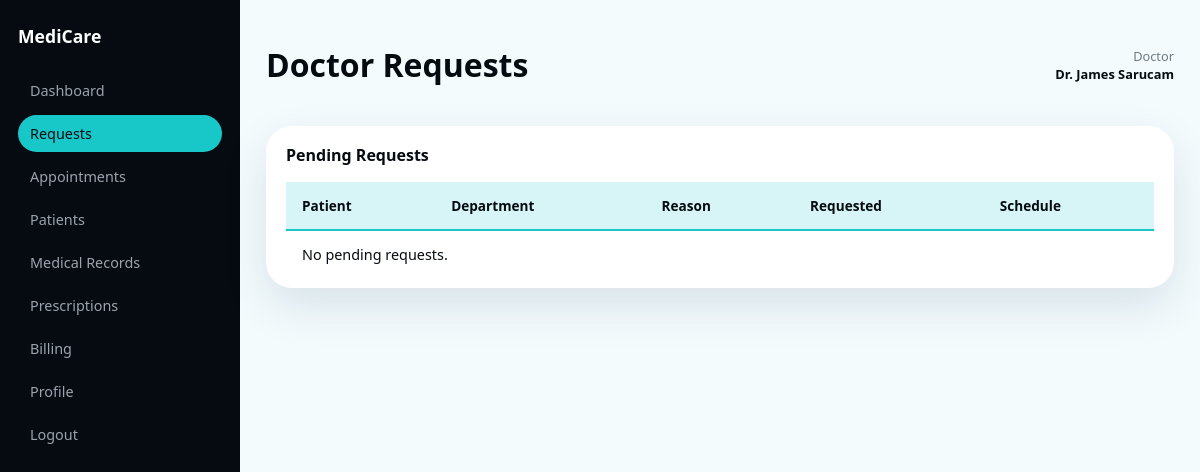
Before: /medicare-clinic/index.php?page=staff-requests (signed in) with the older database file.
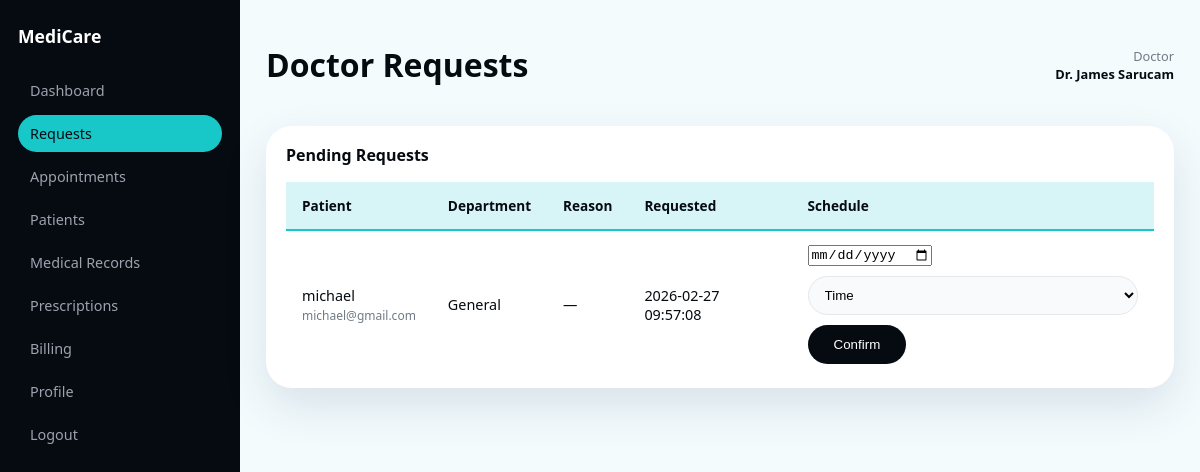
After: the same page with the newer database file.
### tables this page shows
CREATE TABLE appointment_requests (
            id INTEGER PRIMARY KEY AUTOINCREMENT,
            patient_id INTEGER NOT NULL,
            doctor_id INTEGER NOT NULL,
            reason TEXT,
            department TEXT,
            status TEXT DEFAULT 'pending',
            scheduled_appointment_id INTEGER,
            scheduled_at TEXT,
            created_at TEXT DEFAULT CURRENT_TIMESTAMP,
            FOREIGN KEY (patient_id) REFERENCES users(id),
            FOREIGN KEY (doctor_id) REFERENCES users(id),
            FOREIGN KEY (scheduled_appointment_id) REFERENCES appointments(id)
        );

CREATE TABLE users (
            id INTEGER PRIMARY KEY AUTOINCREMENT,
            email TEXT NOT NULL UNIQUE,
            password_hash TEXT NOT NULL,
            name TEXT NOT NULL,
            role TEXT NOT NULL CHECK(role IN ('admin','doctor','nurse','receptionist','patient')),
            created_at TEXT DEFAULT CURRENT_TIMESTAMP
        , department TEXT);

### medicare-clinic/config/auth.php (called while the page is built, shortened)
<?php
function current_user()
{
    return $_SESSION['user'] ?? null;
}
function current_role(): ?string
{
    $user = current_user();
    return $user['role'] ?? null;
}

### medicare-clinic/app/views/staff/requests.php (the view, shortened to what this page needs)
<?php
require __DIR__ . '/../layouts/staff_sidebar.php';
$pdo = $GLOBALS['pdo'] ?? null;
$user = current_user();
$role = ucfirst(current_role() ?? 'Staff');
$sidebar = render_staff_sidebar();
$requests = [];
if ($pdo && $user) {
    $stmt = $pdo->prepare("
        SELECT r.*, u.name AS patient_name, u.email AS patient_email
        FROM appointment_requests r
        JOIN users u ON r.patient_id = u.id
        WHERE r.doctor_id = ? AND r.status = 'pending'
        ORDER BY r.created_at DESC
    ");
    $stmt->execute([(int) $user['id']]);
    $requests = $stmt->fetchAll(PDO::FETCH_ASSOC);
}
?>
<div class="app-shell">
    <?php echo $sidebar; ?>
    <main class="main-content">
        <header class="main-header">
            <h1><?php echo $role; ?> Requests</h1>
            <div class="header-right">
                <div class="user-info">
                    <span class="role"><?php echo $role; ?></span>
                    <span class="name"><?php echo htmlspecialchars($user['name'] ?? $role); ?></span>
                </div>
            </div>
        </header>
        <section class="panel">
            <div class="panel-header">
                <h3>Pending Requests</h3>
            </div>
            <table class="data-table">
                <thead>
                    <tr>
                        <th>Patient</th>
                        <th>Department</th>
                        <th>Reason</th>
                        <th>Requested</th>
                        <th>Schedule</th>
                    </tr>
                </thead>
                <tbody>
                    <?php foreach ($requests as $r): ?>
                        <tr>
                            <td>
                                <?php echo htmlspecialchars($r['patient_name'] ?? '—'); ?><br>
                                <small style="color: var(--mc-gray);"><?php echo htmlspecialchars($r['patient_email'] ?? ''); ?></small>
                            </td>
                            <td><?php echo htmlspecialchars($r['department'] ?? '—'); ?></td>
                            <td><?php echo htmlspecialchars($r['reason'] ?: '—'); ?></td>
                            <td><?php echo htmlspecialchars($r['created_at'] ?? '—'); ?></td>
                            <td>
                                <form method="post" action="index.php?page=staff-requests" style="display:flex; gap:10px; align-items:center; flex-wrap:wrap;">
                                    <input type="date" name="appointment_date" required />
                                    <select name="appointment_time" required>
                                        <option value="">Time</option>
                                    </select>
                                    <button type="submit" class="btn-primary">Confirm</button>
                                </form>
                            </td>
                        </tr>
                    <?php endforeach; ?>
                    <?php if (empty($requests)): ?>
                        <tr><td colspan="5">No pending requests.</td></tr>
                    <?php endif; ?>
                </tbody>
            </table>
        </section>
    </main>
</div>

Changed rows visible on the page:
added appointment_requests: patient.name "michael", patient.email "michael@gmail.com", department "General", reason "—", created_at "2026-02-27 09:57:08"
Other visible differences:
text no longer shown: "No pending requests."
